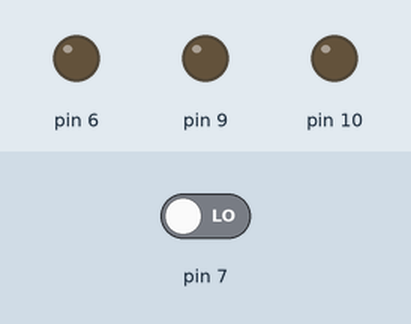
A sketch run on a simulated Arduino Uno, built with avr-gcc and run on an emulated ATmega328P. On the bench: output pins drawn as LEDs (lit = HIGH). Inputs (shaded band) come from the test bench; at power-on: pin 7 LOW.

Above: at 2.8 s.
2.9 s: pin 7 driven HIGH
At 3.4 s:
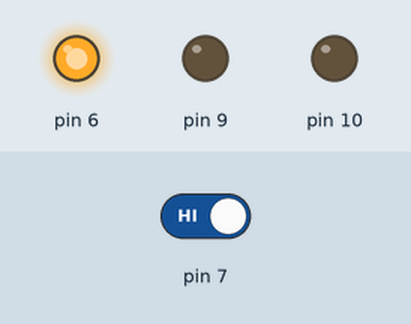
At 6.1 s:
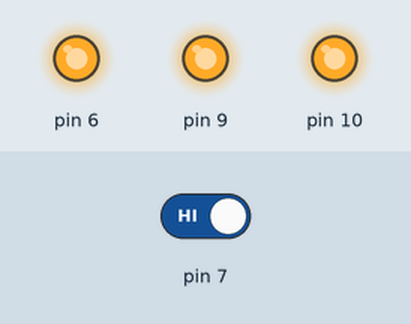
6.5 s: pin 7 driven LOW
At 10.4 s:
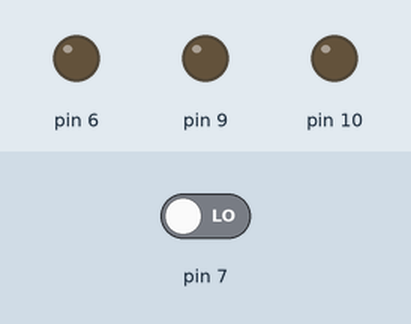
Timing chart, 0 to 11.9 s (numbered marks = the images above; inputs shaded):
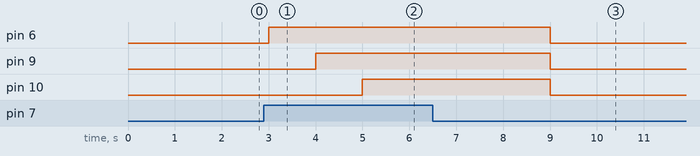

The sketch:

LED_button_AVR.ino
```cpp
void setup() {
  // put your setup code here, to run once:
  DDRD = 0x40;
  DDRB = 0x06;
}

void loop() {
  // put your main code here, to run repeatedly:
  if (PIND & 0x80) {
    PORTD |= 0x40;
    delay(1000);
    PORTB |= 0x02;
    delay(1000);
    PORTB |= 0x04;
    delay(1000);
  }
  else {
    PORTD &= ~0x40;
    PORTB &= ~0x02;
    PORTB &= ~0x04;
    delay(1000);
  }
}
```

Measured:
- after the input at 2.9 s, pin 6: LOW → HIGH after 0.10 s; pin 9: LOW → HIGH after 1.1 s; pin 10: LOW → HIGH after 2.1 s
- after the input at 6.5 s, pin 6, pin 9, pin 10: HIGH → LOW after 2.5 s
